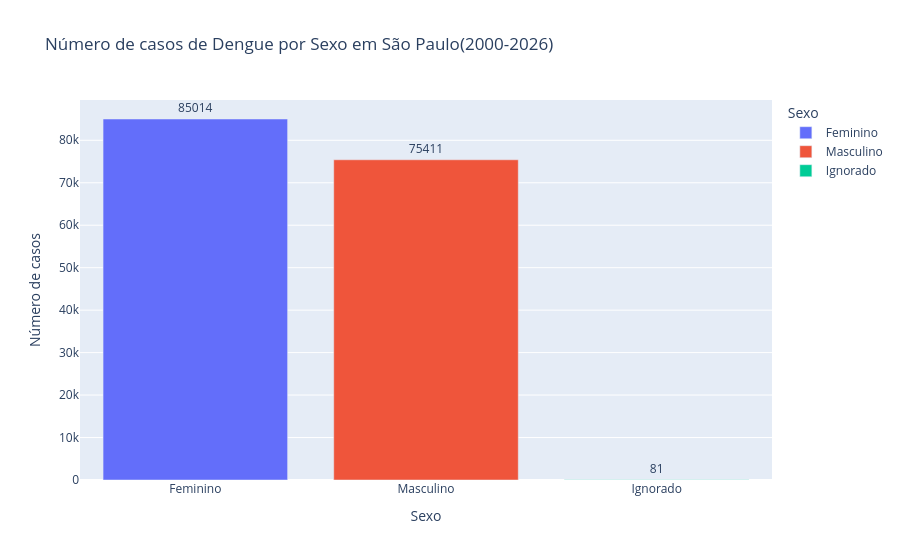

The notebook cell this image was saved under:
### Code cell
# Contagem dos resultados
sexo_counts = (
    cs_sexo["CS_SEXO"]
    .value_counts()
    .reset_index()
)

sexo_counts.columns = ["Sexo", "Contagem"]

fig = px.bar(
    sexo_counts,
    x="Sexo",
    y="Contagem",
    text="Contagem",
    title="Número de casos de Dengue por Sexo em São Paulo(2000-2026)",
    labels={
        "Contagem": "Número de casos",
        "Sexo": "Sexo"
    },
    color="Sexo"
)

fig.update_traces(textposition="outside")

fig.show()

### Figure 1 — Plotly figure (JSON) as saved in the notebook; plotly's stock layout.template omitted (floating-point values rounded to 4 significant figures)
{"data": [{"hovertemplate": "Sexo=%{x}<br>Número de casos=%{text}<extra></extra>", "legendgroup": "Feminino", "marker": {"color": "#636efa", "pattern": {"shape": ""}}, "name": "Feminino", "orientation": "v", "showlegend": true, "text": [85010.0], "textposition": "outside", "type": "bar", "x": ["Feminino"], "xaxis": "x", "y": [85014], "yaxis": "y"}, {"hovertemplate": "Sexo=%{x}<br>Número de casos=%{text}<extra></extra>", "legendgroup": "Masculino", "marker": {"color": "#EF553B", "pattern": {"shape": ""}}, "name": "Masculino", "orientation": "v", "showlegend": true, "text": [75410.0], "textposition": "outside", "type": "bar", "x": ["Masculino"], "xaxis": "x", "y": [75411], "yaxis": "y"}, {"hovertemplate": "Sexo=%{x}<br>Número de casos=%{text}<extra></extra>", "legendgroup": "Ignorado", "marker": {"color": "#00cc96", "pattern": {"shape": ""}}, "name": "Ignorado", "orientation": "v", "showlegend": true, "text": [81.0], "textposition": "outside", "type": "bar", "x": ["Ignorado"], "xaxis": "x", "y": [81], "yaxis": "y"}], "layout": {"barmode": "relative", "legend": {"title": {"text": "Sexo"}, "tracegroupgap": 0}, "title": {"text": "Número de casos de Dengue por Sexo em São Paulo(2000-2026)"}, "xaxis": {"anchor": "y", "categoryarray": ["Feminino", "Masculino", "Ignorado"], "categoryorder": "array", "domain": [0, 1], "title": {"text": "Sexo"}}, "yaxis": {"anchor": "x", "domain": [0, 1], "title": {"text": "Número de casos"}}}}
